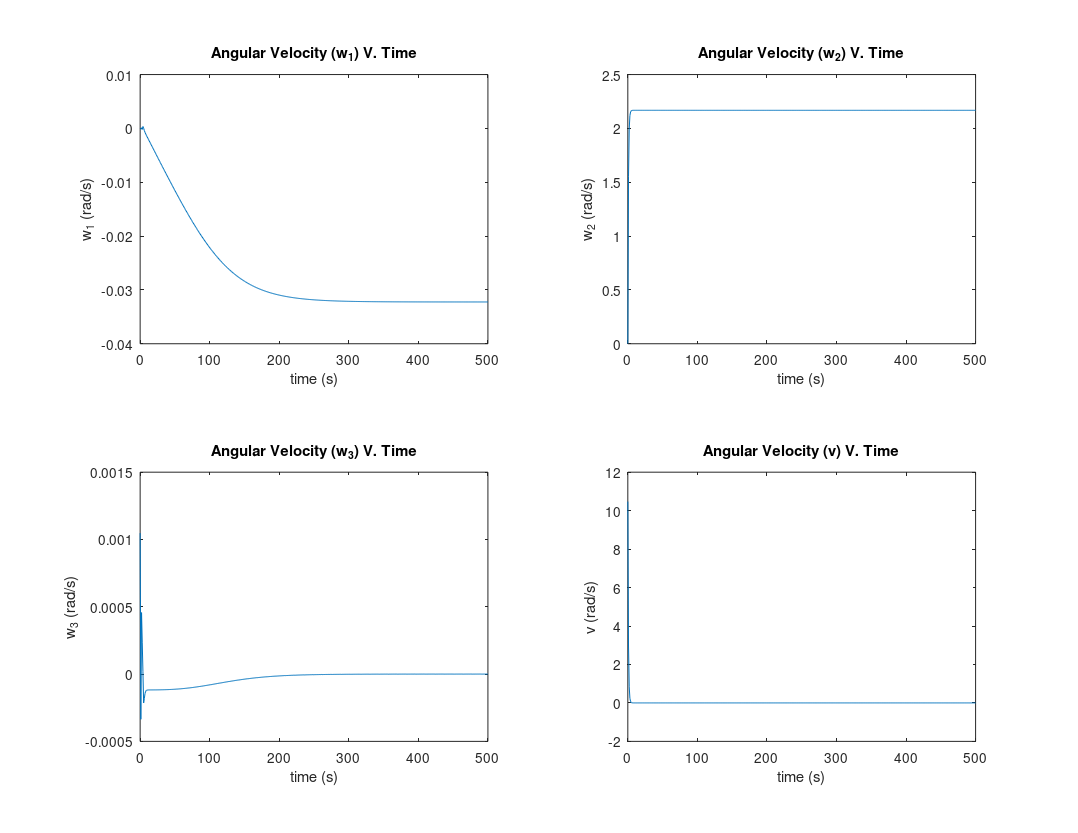
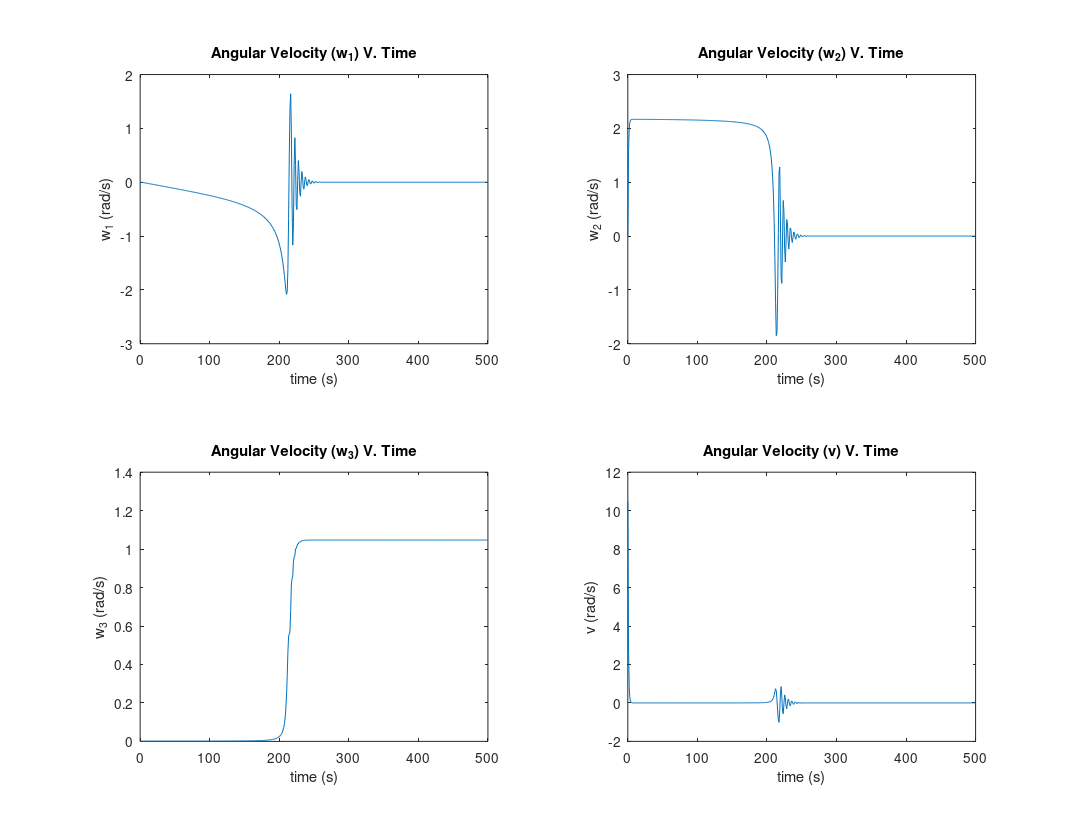
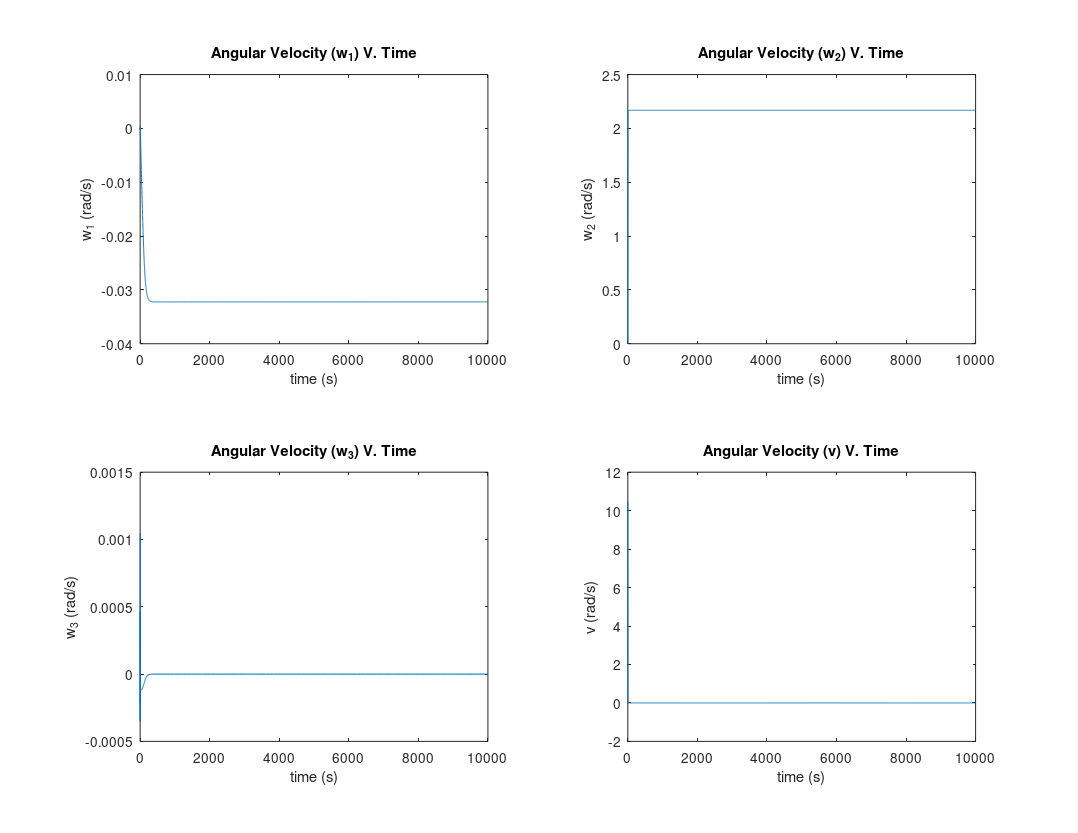

Write MATLAB code to recreate these figures, in order.
function hw4
clf;
%hw4a(0.044,500) %Part A
hw4b(0.044,500) %Part B
%hw4a(10,500) %Part C
hw4b(10,500) %Part C
hw4b(0.044,10000) %Part B

function hw4a(J3,tMax)
format long

R0 = [1 0 0;0 1 0; 0 0 1]; % Axis Initially Aligned
woz = rpm2rads(0.01);      % [rad/s]
w0 = [0;0;woz];            % Initial Spin Conditions [rad/s]
J = [4.83 0 0; 0 4.83 0; 0 0 J3]; % Principle Moment of Inertia [kg m^2]
Jd = 1;            % Moment of Inertia [kg m^2]
n = rpm2rads(100); % [rad/s]
c = 1;             % Coefficient of Friction on Wheel

% Define the Time Interval
tRate = 1;
t = linspace(0,tMax,tMax*tRate);
t1 = linspace(0,tMax,8886);

% Integrate Angular Rates and Euler's Equations
[t,x] = ode45(@(t,x) fa(t,x,J,Jd,n,c,t1),t,[RtoX(R0); w0]);  

figure
start = 1
plot(t(start:end),x(start:end,10),t(start:end),x(start:end,11),t(start:end),x(start:end,12)); 
title('Angular Velocity V. Time')
ylabel('w (rad/s)')
xlabel('time (s)')
legend('w1','w2','v')
set(gcf,'paperorientation','landscape');
set(gcf,'paperunits','normalized');
set(gcf,'paperposition',[0 0 1 1]);
print(gcf,'-dpdf',sprintf('LinearEquationsJ3%dtMax%d.pdf',J3,tMax));


function hw4b(J3,tMax)
woz = rpm2rads(.01); % [rad/s]
n = rpm2rads(100);   % [rad/s]
x0 = [0;0;woz;n];    % Initial Spin Conditions [w1 w2 w3 v]
J = [4.83 0 0; 0 4.83 0; 0 0 J3]; % Principle Moment of Inertia of Craft [kg m^2]
Jd = 1;    % Momet of Inertia of Wheel [kg m^2]
c = 1;     % Coefficient of Friction [N m /rad/s]


% Define the Time Interval
tRate = 1;
t = linspace(0,tMax,tMax*tRate);

% Integrate Angular Rates and Euler's Equations
[t,x] = ode45(@(t,x) fb(t,x,J,Jd,c),t,x0);  

figure 
subplot(2,2,1)
plot(t,x(:,1)); 
title('Angular Velocity (w_1) V. Time')
ylabel('w_1 (rad/s)')
xlabel('time (s)')

subplot(2,2,2)
plot(t,x(:,2)); 
title('Angular Velocity (w_2) V. Time')
ylabel('w_2 (rad/s)')
xlabel('time (s)')

subplot(2,2,3)
plot(t,x(:,3)); 
title('Angular Velocity (w_3) V. Time')
ylabel('w_3 (rad/s)')
xlabel('time (s)')

subplot(2,2,4)
plot(t,x(:,4)); 
title('Angular Velocity (v) V. Time')
ylabel('v (rad/s)')
xlabel('time (s)')

set(gcf,'paperorientation','landscape');
set(gcf,'paperunits','normalized');
set(gcf,'paperposition',[0 0 1 1]);
print(gcf,'-dpdf',sprintf('NonLinearEquationsJ3%dtMax%d.pdf',J3,tMax));


function xdot = fa(t,x,J,Jd,n,c,t1)
R = XtoR(x(1:9,1));
w = x(10:end,1);

Jt = J(1,1);
Ja = J(3,3);
Jd = Jd;
n = n; 

Rdot = R*skew(w,n);
A = [0, -n*(Ja-Jt)/Jt, n*Jd/Jt;...
    n*(Ja-Jt)/(Jt-Jd), 0, c/(Jt-Jd);...
    -n*(Ja-Jt)/(Jt-Jd), 0, -c*Jt/(Jd*(Jt-Jd))];
w = [w(1); w(2); w(3)];
wdot = A*w;

xdot = [RtoX(Rdot); wdot];

function xdot = fb(t,x,J,Jd,c)
w = x; % [w1 w2 w3 v]
Jt = J(1,1);
Ja = J(3,3);
n = w(3);
v = w(4);

wdot = [((Ja-Jt)*w(2)*w(3)-Jd*w(3)*v)/-Jt; ...
    (1/(Jt-Jd))*(w(1)*w(3)*(Ja-Jt)+c*v);...
    (-Jd*w(1)*v)/Ja;...
    (-c*v/Jd)-((1/(Jt-Jd))*(w(1)*w(3)*(Ja-Jt)+c*v))];

 xdot = wdot;

function S = skew(w,n)
S = [0 -n w(2); n 0 -w(1); -w(2) w(1) 0];

function X = RtoX(R)
X = reshape(R,9,1);

function R = XtoR(X)
R = reshape(X,3,3);

function rad = rpm2rads(rpm)
rad = rpm*0.104719755;